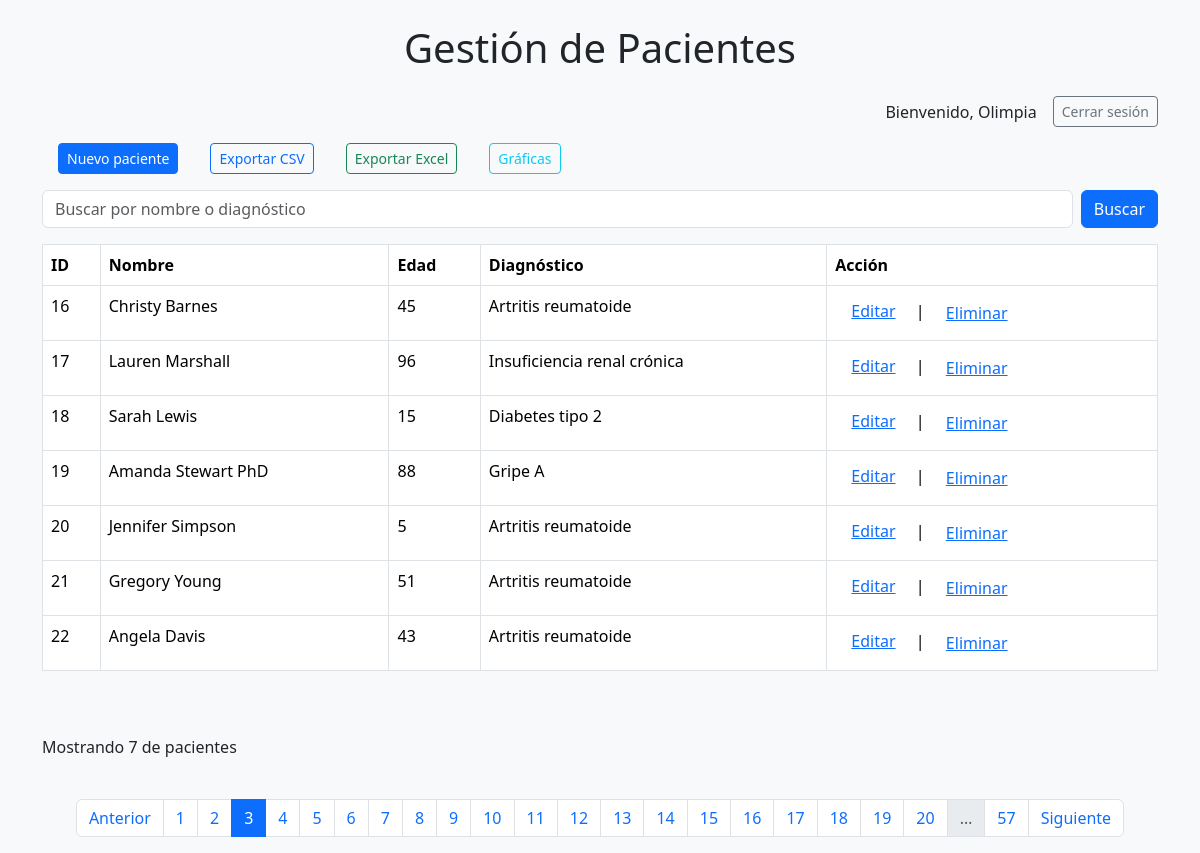
The page /?pagina=3&filtro= (signed in) on the database its author committed.
### tables this page shows
CREATE TABLE Pacientes (
            id INTEGER PRIMARY KEY AUTOINCREMENT,
            nombre TEXT NOT NULL,
            edad INTEGER NOT NULL,
            diagnostico TEXT NOT NULL
        );

### app.py (the view)
@app.route('/')
def index():
    filtro = request.args.get('filtro', '')
    pagina = int(request.args.get('pagina', 1))
    por_pagina = 7
    pacientes, total = db.obtener_pacientes(filtro=filtro, pagina=pagina, por_pagina=por_pagina)
    total_paginas = (total + por_pagina - 1) // por_pagina
    return render_template('index.html', pacientes=pacientes,
                           filtro=filtro,
                           pagina=pagina,
                           total_paginas=total_paginas)

### app.py (called while the page is built)
@app.before_request
def requerir_login():
    rutas_libres = ['login', 'registro', 'static'] # Rutas que no requieren autenticación
    if request.endpoint not in rutas_libres and 'usuario' not in session:
        flash('Debes iniciar sesión para acceder a esta página.')
        return redirect(url_for('login'))

### templates/index.html (shortened to what this page needs)
{% extends "base.html" %}
{% block content %}
<div class="d-flex justify-content-end align-items-center">
    {% if session.get('usuario') %}
    <span class="me-3">Bienvenido, {{ session['usuario'] }}</span>
    <a href="{{ url_for('logout') }}" class="btn btn-outline-secondary btn-sm">Cerrar sesión</a>
    {% endif %}
</div>
<div class="d-flex justify-content-start align-items-center">
    <a href="{{url_for('nuevo_paciente')}}" class="btn btn-primary btn-sm m-3">Nuevo paciente</a>
    <a href="{{url_for('exportar_csv')}}" class="btn btn-outline-primary btn-sm m-3">Exportar CSV</a>
    <a href="{{url_for('exportar_excel')}}" class="btn btn-outline-success btn-sm m-3">Exportar Excel</a>
    <a href="{{url_for('graficas')}}" class="btn btn-outline-info btn-sm m-3">Gráficas</a>
</div>
<form action="{{ url_for('index')}}" method="get" class="mb-3 d-flex">
    <input type="text" name="filtro" class="form-control me-2" placeholder="Buscar por nombre o diagnóstico"
        value="{{ filtro }}">
    <button type="submit" class="btn btn-primary">Buscar</button>
</form>
<table class="table table-bordered">
    <thead>
        <tr>
            <th>ID</th>
            <th>Nombre</th>
            <th>Edad</th>
            <th>Diagnóstico</th>
            <th>Acción</th>
        </tr>
    </thead>
    <tbody>
        {% if pacientes %}
        {% for paciente in pacientes %}
        <tr>
            <td>{{ paciente[0] }}</td>
            <td>{{ paciente[1] }}</td>
            <td>{{ paciente[2] }}</td>
            <td>{{ paciente[3] }}</td>
            <td><a href="{{ url_for('editar_paciente', id=paciente[0]) }}" class="m-3">Editar</a>&nbsp;|&nbsp;
                <form action="{{ url_for('eliminar_paciente', id=paciente[0]) }}" method="post" style="display:inline;"
                    onsubmit="return confirm('¿Estás seguro de que deseas eliminar este paciente?');">
                    <button type="submit" class="btn btn-link">Eliminar</button>
                </form>
            </td>
        </tr>
        {% endfor %}
        {% else %}
        <tr>
            <td colspan="3">No hay pacientes disponibles.</td>
        </tr>
        {% endif %}
    </tbody>
</table>
<br><br>
<p>Mostrando {{ pacientes|length }} de {{ total_pacientes }} pacientes</p><br>
<div class="d-flex justify-content-center">
    <nav aria-label="Paginación">
        <ul class="pagination justify-content-center">
            {% if pagina > 1 %}
            <li class="page-item">
                <a class="page-link" href="{{ url_for('index', pagina=pagina-1, filtro=filtro) }}">Anterior</a>
            </li>
            {% endif %}
            {% set max_paginas_mostrar = 20 %}
            {% set mitad_rango = max_paginas_mostrar // 2 %}
            {% set inicio = pagina - mitad_rango if pagina - mitad_rango > 1 else 1 %}
            {% set fin = inicio + max_paginas_mostrar - 1 %}
            {% if fin > total_paginas %}
            {% set fin = total_paginas %}
            {% set inicio = fin - max_paginas_mostrar + 1 if fin - max_paginas_mostrar + 1 > 1 else 1 %}
            {% endif %}
            {% for p in range(inicio, fin + 1) %}
            <li class="page-item {% if p == pagina %}active{% endif %}">
                <a class="page-link" href="{{ url_for('index', pagina=p, filtro=filtro) }}">{{ p }}</a>
            </li>
            {% endfor %}
            {% if fin < total_paginas %} <li class="page-item disabled"><span class="page-link">…</span></li>
                <li class="page-item">
                    <a class="page-link"
                        href="{{ url_for('index', pagina=total_paginas, buscar=buscar, filtro=filtro) }}">{{
                        total_paginas }}</a>
                </li>
                {% endif %}
                {% if pagina < total_paginas %} <li class="page-item">
                    <a class="page-link" href="{{ url_for('index', pagina=pagina+1, filtro=filtro) }}">Siguiente</a>
                    </li>
                    {% endif %}
        </ul>
    </nav>
</div>
{% endblock %}

### rows shown on the page
Pacientes: id "16", nombre "Christy Barnes", edad "45", diagnostico "Artritis reumatoide"
Pacientes: id "17", nombre "Lauren Marshall", edad "96", diagnostico "Insuficiencia renal crónica"
Pacientes: id "18", nombre "Sarah Lewis", edad "15", diagnostico "Diabetes tipo 2"
Pacientes: id "19", nombre "Amanda Stewart PhD", edad "88", diagnostico "Gripe A"
Pacientes: id "20", nombre "Jennifer Simpson", edad "5", diagnostico "Artritis reumatoide"
Pacientes: id "21", nombre "Gregory Young", edad "51", diagnostico "Artritis reumatoide"
Pacientes: id "22", nombre "Angela Davis", edad "43", diagnostico "Artritis reumatoide"

### other values the page prints
{{ session['usuario'] }} "Olimpia"
{{ pacientes|length }} "7"
{{ p }} "1" "2" "3" "4" "5" "6" "7" "8" "9" "10" "11" "12" "13" "14" "15" "16" "17" "18" "19" "20"
{{ total_paginas }} "57"
